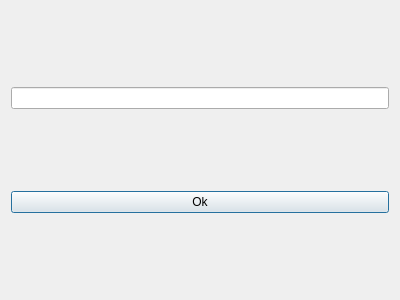
<?xml version="1.0" encoding="UTF-8"?>
<ui version="4.0">
 <class>getNameBackup</class>
 <widget class="QDialog" name="getNameBackup">
  <property name="geometry">
   <rect>
    <x>0</x>
    <y>0</y>
    <width>400</width>
    <height>300</height>
   </rect>
  </property>
  <property name="windowTitle">
   <string>Dialog</string>
  </property>
  <layout class="QVBoxLayout" name="verticalLayout">
   <item>
    <widget class="QLineEdit" name="nameFile"/>
   </item>
   <item>
    <widget class="QPushButton" name="pushButton">
     <property name="text">
      <string>Ok</string>
     </property>
    </widget>
   </item>
  </layout>
 </widget>
 <resources/>
 <connections/>
</ui>
